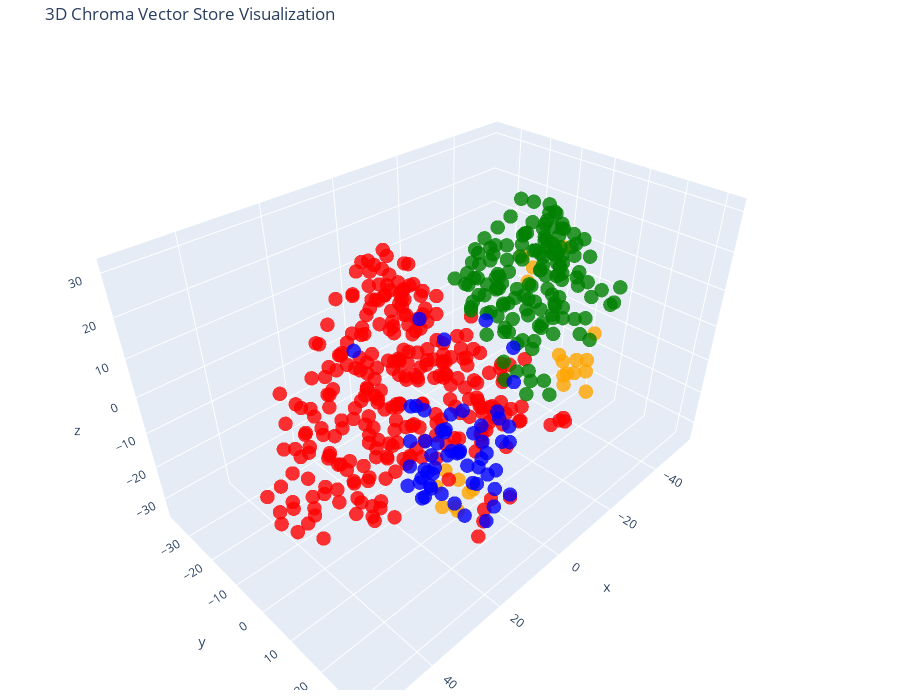

The notebook cell saved with this chart:
### Code cell
# Let's try 3D!

tsne = TSNE(n_components=3, random_state=42)
reduced_vectors = tsne.fit_transform(vectors)

# Create the 3D scatter plot
fig = go.Figure(data=[go.Scatter3d(
    x=reduced_vectors[:, 0],
    y=reduced_vectors[:, 1],
    z=reduced_vectors[:, 2],
    mode='markers',
    marker=dict(size=5, color=colors, opacity=0.8),
    text=[f"Type: {t}<br>Text: {d[:100]}..." for t, d in zip(doc_types, documents)],
    hoverinfo='text'
)])

fig.update_layout(
    title='3D Chroma Vector Store Visualization',
    scene=dict(xaxis_title='x', yaxis_title='y', zaxis_title='z'),
    width=900,
    height=700,
    margin=dict(r=20, b=10, l=10, t=40)
)

fig.show()

### Figure 1 — Plotly figure (JSON) as saved in the notebook; plotly's stock layout.template omitted (floating-point values rounded to 4 significant figures; data arrays with more than 128 entries replaced by an {"elided": "..."} marker saying what was removed)
{"data": [{"hoverinfo": "text", "marker": {"color": {"elided": "515 str values"}, "opacity": 0.8, "size": 5}, "mode": "markers", "text": {"elided": "515 str values"}, "type": "scatter3d", "x": {"elided": "515 float values"}, "y": {"elided": "515 float values"}, "z": {"elided": "515 float values"}}], "layout": {"height": 700, "margin": {"b": 10, "l": 10, "r": 20, "t": 40}, "scene": {"xaxis": {"title": {"text": "x"}}, "yaxis": {"title": {"text": "y"}}, "zaxis": {"title": {"text": "z"}}}, "title": {"text": "3D Chroma Vector Store Visualization"}, "width": 900}}
